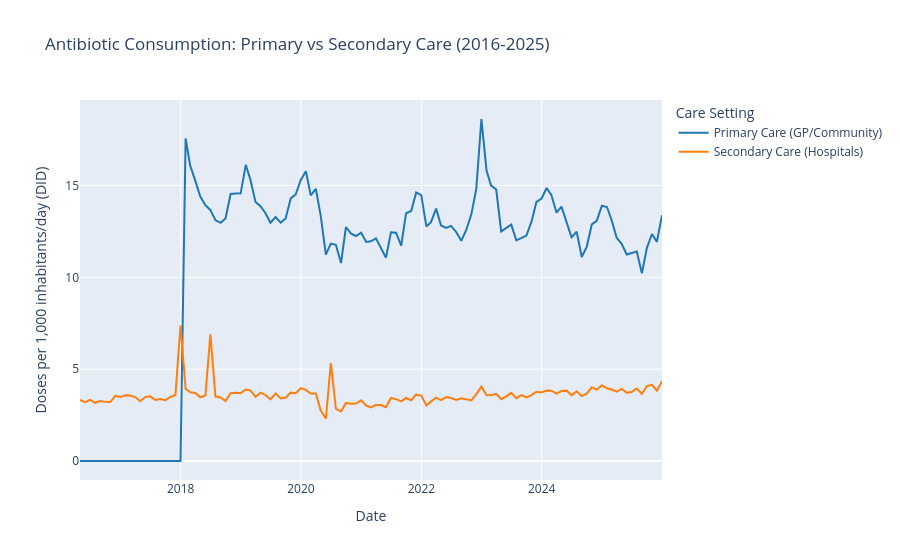

Notebook cell for this chart:
### Code cell
import pandas as pd
import plotly.express as px

# Load your clean data
df = pd.read_csv('data/processed/ukhsa_consumption_clean.csv')

# Melt the data so we can plot two lines easily
df_lines = df.melt(id_vars=['date'], 
                   value_vars=['primary_care_did', 'secondary_care_did'],
                   var_name='Care Setting', 
                   value_name='DID')

# Clean up the legend labels
df_lines['Care Setting'] = df_lines['Care Setting'].map({
    'primary_care_did': 'Primary Care (GP/Community)',
    'secondary_care_did': 'Secondary Care (Hospitals)'
})

# Create the interactive line chart
fig1 = px.line(df_lines, x='date', y='DID', color='Care Setting',
               title='Antibiotic Consumption: Primary vs Secondary Care (2016-2025)',
               labels={'date': 'Date', 'DID': 'Doses per 1,000 inhabitants/day (DID)'},
               color_discrete_map={
                   'Primary Care (GP/Community)': '#1f77b4', 
                   'Secondary Care (Hospitals)': '#ff7f0e'
               })

# Improve the layout
fig1.update_layout(hovermode="x unified")
fig1.show()
